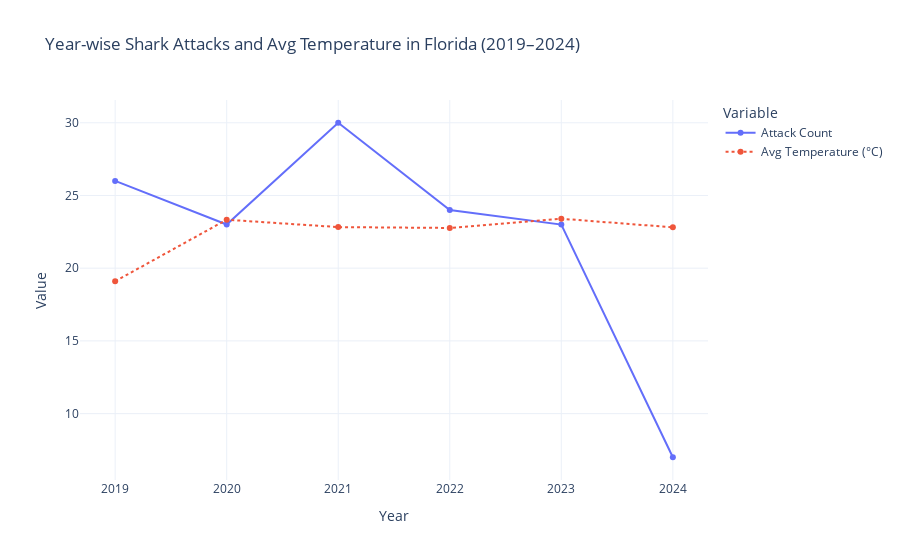
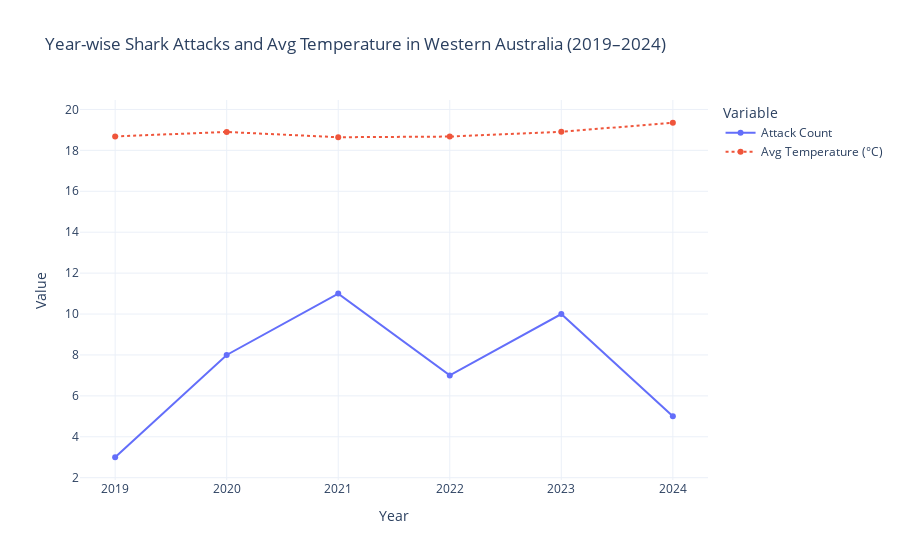

Source (notebook cell) for these figures, in order:
### Markdown cell above
##### Average temperature and attack trend - location wise split

### Code cell
top_states = ["Florida", "Western Australia", "Hawaii", "Queensland", "New South Wales"]

for state in top_states:
    state_data = merged_df[merged_df['state_clean'] == state]

    fig = go.Figure()

    # Line for attack count
    fig.add_trace(go.Scatter(
        x=state_data["Year"],
        y=state_data["Attack_Count"],
        name="Attack Count",
        mode="lines+markers"
    ))

    # Line for average temperature
    fig.add_trace(go.Scatter(
        x=state_data["Year"],
        y=state_data["Avg_Temperature_C"],
        name="Avg Temperature (°C)",
        mode="lines+markers",
        line=dict(dash="dot")
    ))

    fig.update_layout(
        title=f"Year-wise Shark Attacks and Avg Temperature in {state} (2019–2024)",
        xaxis_title="Year",
        yaxis_title="Value",
        legend_title="Variable",
        template="plotly_white"
    )

    fig.show()

### Figure 1 — Plotly figure (JSON) as saved in the notebook; plotly's stock layout.template omitted (floating-point values rounded to 4 significant figures)
{"data": [{"mode": "lines+markers", "name": "Attack Count", "type": "scatter", "x": [2019, 2020, 2021, 2022, 2023, 2024], "y": [26, 23, 30, 24, 23, 7]}, {"line": {"dash": "dot"}, "mode": "lines+markers", "name": "Avg Temperature (°C)", "type": "scatter", "x": [2019, 2020, 2021, 2022, 2023, 2024], "y": [19.1, 23.33, 22.82, 22.77, 23.4, 22.81]}], "layout": {"legend": {"title": {"text": "Variable"}}, "title": {"text": "Year-wise Shark Attacks and Avg Temperature in Florida (2019–2024)"}, "xaxis": {"title": {"text": "Year"}}, "yaxis": {"title": {"text": "Value"}}}}

### Figure 2 — Plotly figure (JSON) as saved in the notebook; plotly's stock layout.template omitted (floating-point values rounded to 4 significant figures)
{"data": [{"mode": "lines+markers", "name": "Attack Count", "type": "scatter", "x": [2019, 2020, 2021, 2022, 2023, 2024], "y": [3, 8, 11, 7, 10, 5]}, {"line": {"dash": "dot"}, "mode": "lines+markers", "name": "Avg Temperature (°C)", "type": "scatter", "x": [2019, 2020, 2021, 2022, 2023, 2024], "y": [18.68, 18.9, 18.64, 18.68, 18.91, 19.35]}], "layout": {"legend": {"title": {"text": "Variable"}}, "title": {"text": "Year-wise Shark Attacks and Avg Temperature in Western Australia (2019–2024)"}, "xaxis": {"title": {"text": "Year"}}, "yaxis": {"title": {"text": "Value"}}}}
